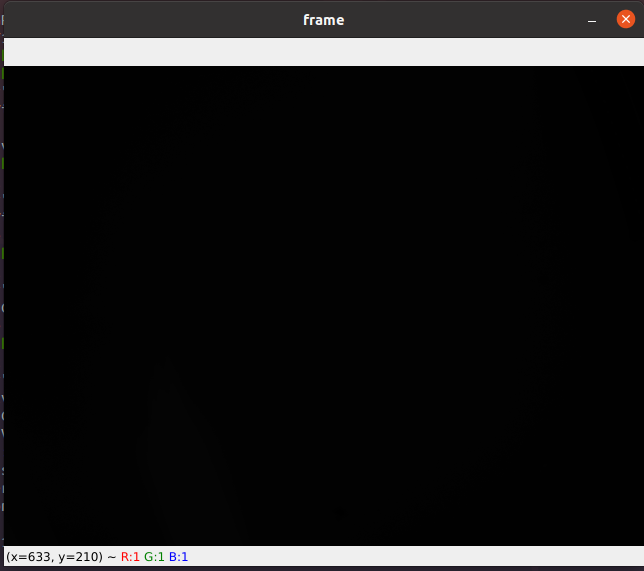
#> input picture smart-cctv-tkinter-master/noframe.png, 644 x 571 px
$ python -i openenvaddCameraCap.py   (imports and definitions only)
#> lines starting #> are read from the running program, lines starting #| are printed output that depends on the picture
# [163 lines of commented-out code are left out]

from tkinter import *
import tkinter as tk
from tkinter import messagebox
from cap import cap_pic
from PIL import Image, ImageTk
import os

def openenv():
    # Function to load existing .env values (if any)
    def load_env_file():
        print("Loading .env file...")
        env_file_path = os.path.join(os.getcwd(), '.env')
        try:
            with open(env_file_path, 'r') as file:
                lines = file.readlines()
                for line in lines:
                    if line.strip():  # Ignore empty lines
                        key, value = line.strip().split('=', 1)
                        if key == "RTSP_LINK":
                            rtsp_link_entry.insert(0, value)
                        elif key == "MONGO_URI":
                            mongo_uri_entry.insert(0, value)
                        elif key == "ZONES_FILE":
                            zones_file_entry.insert(0, value)
                        elif key == "MYDB":
                            mydb_entry.insert(0, value)
                        elif key == "MYCOL":
                            mycol_entry.insert(0, value)
        except FileNotFoundError:
            pass  # If the file doesn't exist, skip loading

    # Function to save the input values back to the .env file
    # [66 lines left out: functions save_pic_file, save_env_file, capture_and_show_image, update_image_display, not called in this run]

    # Create a new Toplevel window instead of Tk
    top = Toplevel()
    top.title("Edit .env File")
    top.geometry('925x600+300+200')
    top.configure(bg='#fff')
    top.resizable(False, False)

    frame = Frame(top, width=640, height=410, bg='white')
    frame.place(x=100, y=200)

    # Labels and Entry fields for each key
    tk.Label(top, text="RTSP_LINK:").grid(row=0, column=0, padx=10, pady=5)
    rtsp_link_entry = tk.Entry(top, width=100)
    rtsp_link_entry.grid(row=0, column=1, padx=10, pady=5)

    tk.Label(top, text="MONGO_URI:").grid(row=1, column=0, padx=10, pady=5)
    mongo_uri_entry = tk.Entry(top, width=100)
    mongo_uri_entry.grid(row=1, column=1, padx=10, pady=5)

    tk.Label(top, text="ZONES_FILE:").grid(row=2, column=0, padx=10, pady=5)
    zones_file_entry = tk.Entry(top, width=100)
    zones_file_entry.grid(row=2, column=1, padx=10, pady=5)

    tk.Label(top, text="MYDB:").grid(row=3, column=0, padx=10, pady=5)
    mydb_entry = tk.Entry(top, width=100)
    mydb_entry.grid(row=3, column=1, padx=10, pady=5)

    tk.Label(top, text="MYCOL:").grid(row=4, column=0, padx=10, pady=5)
    mycol_entry = tk.Entry(top, width=100)
    mycol_entry.grid(row=4, column=1, padx=10, pady=5)

    # Save button
    save_button = tk.Button(top, text="Save", command=save_env_file)
    # save_button.grid(row=5, column=0, columnspan=2, pady=10)
    save_button.place(x=390, y=565)

    # Button to capture the picture
    pic_button = tk.Button(top, text="Get Picture", command=capture_and_show_image)
    # pic_button.place(x=390, y=565)
    pic_button.grid(row=5, column=0, columnspan=2, pady=10)
    #สลับตำแหน่งปุ่ม

    # Default image
    image = Image.open("noframe.png")
#> image is the input picture: PIL image 644x571 RGBA; mean R, G, B, A 25.3, 25, 25.1, 255
    image = image.resize((640, 360), Image.LANCZOS)
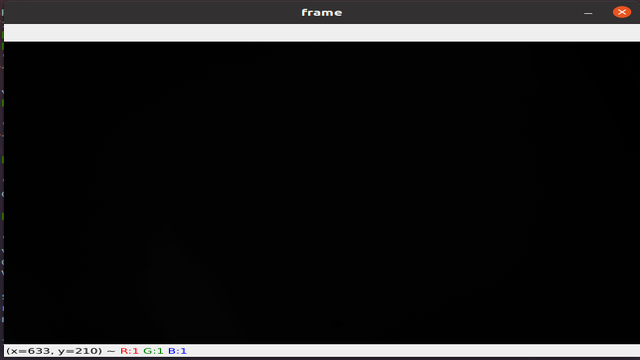
#> image: PIL image 640x360 RGBA; mean R, G, B, A 25.4, 25.1, 25.2, 255
    img = ImageTk.PhotoImage(image)

    image_label = Label(frame, image=img)
    image_label.place(x=0, y=0, width=640, height=360)

    # Load the .env file values when the application starts
    load_env_file()

    # Run the Toplevel loop
    top.mainloop()

# if __name__ == '__main__':
#     openenv()

>>> result = openenv()
